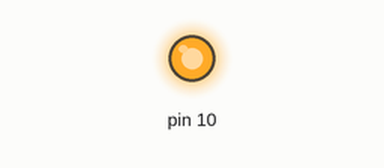
A sketch run on a simulated Arduino Uno, built with avr-gcc and run on an emulated ATmega328P. Shown: output pins drawn as LEDs (lit = HIGH). What the sketch prints to the serial monitor is not drawn.

Above: at 0.1 s.
Timing chart, 0 to 1.6 s (numbered marks = the images above):
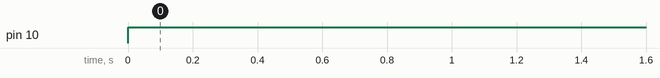

Measured:
- by itself, pin 10: LOW → HIGH at 0.00 s

The sketch:

PulsePins.ino
```cpp
#include <SPI.h>


void setup()
{
  Serial.begin(115200);
  //flash.attach(6,7,8);
	pinMode(10, OUTPUT);

	SPI.begin();
	SPI.setBitOrder(MSBFIRST);
	SPI.setClockDivider(SPI_CLOCK_DIV2); //fastest SPI clock is 8Mhz

}

void loop()
{
	digitalWrite(10, HIGH);
	delayMicroseconds(10);
	digitalWrite(10, LOW);
	SPI.transfer(0x05);
    char status = SPI.transfer(0x00);
	digitalWrite(10, HIGH);

  	Serial.println(status, HEX);

  	delay(2000);
/*

digitalWrite(2,LOW);
delay(1000);
digitalWrite(2,HIGH);
delay(1000);
*/
}
```
